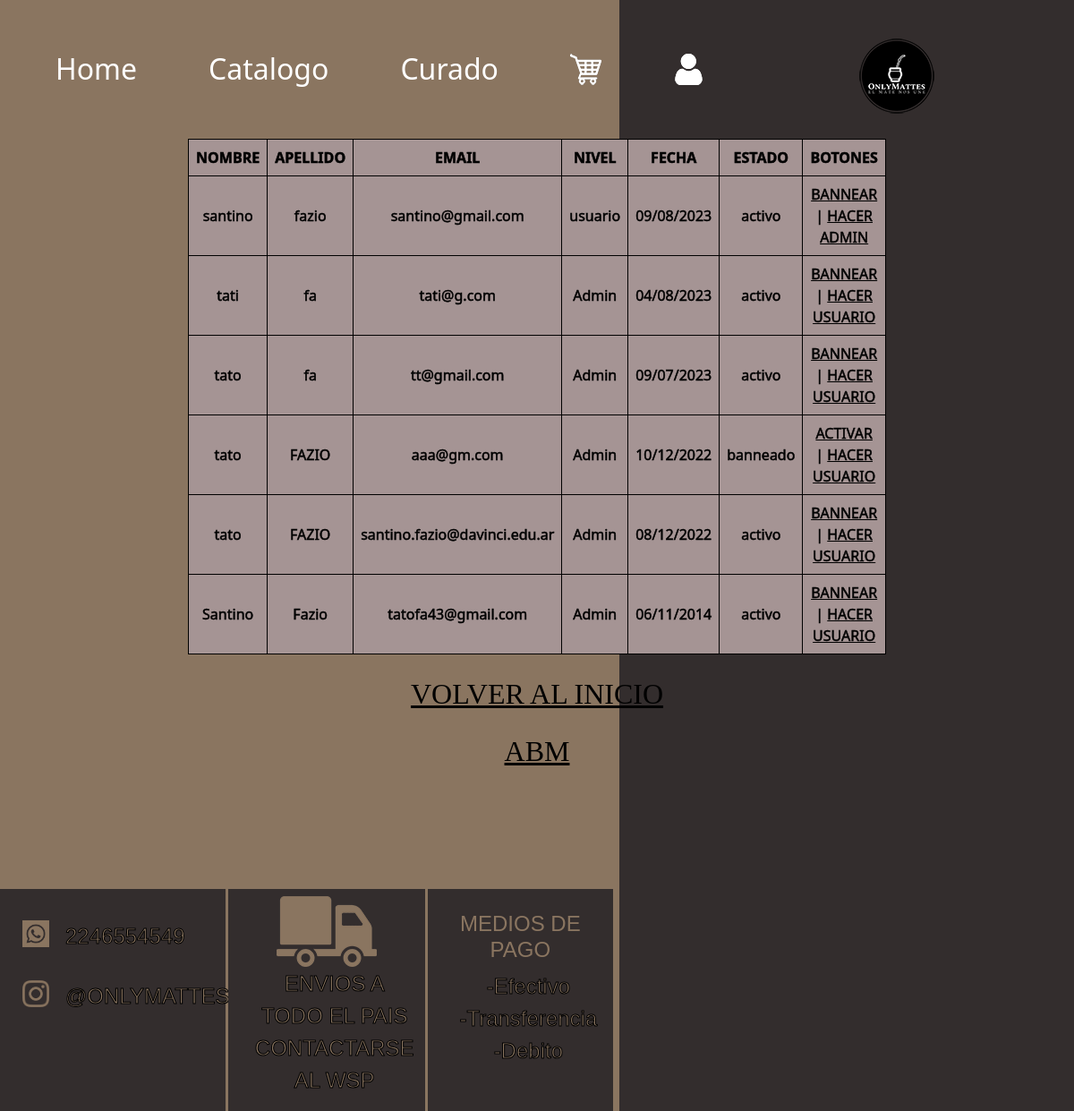
Page /login/admin/index.php (signed in) on the committed database.
### tables this page shows
CREATE TABLE `usuarios` (
  `ID` int(8) UNSIGNED NOT NULL,
  `NOMBRE` varchar(100) DEFAULT NULL,
  `APELLIDO` varchar(100) DEFAULT NULL,
  `EMAIL` varchar(100) NOT NULL,
  `CLAVE` varchar(100) DEFAULT NULL,
  `NIVEL` varchar(100) DEFAULT NULL,
  `FECHA_ALTA` datetime DEFAULT NULL,
  `ESTADO` enum('activo','banneado') NOT NULL DEFAULT 'activo'
);

### login/admin/index.php (the view, shortened to what this page needs)
<?php
$cnx = mysqli_connect('localhost', 'root', '', 'basedatos');
$c = "SELECT ID,NIVEL, IFNULL(NOMBRE, '----') AS NOMBRE, ESTADO, IFNULL(APELLIDO, '----') AS APELLIDO, EMAIL, DATE_FORMAT( FECHA_ALTA, '%d/%m/%Y' ) AS FECHA FROM usuarios ORDER BY FECHA_ALTA DESC";
$r = mysqli_query($cnx, $c);
?>
<?php
include_once 'header.php';
?>
<div class="tablaAdmin">
    <div class="tabla-responsive">
        <table class="tabla-usuarios">
            <thead>
                <tr>
                    <th>NOMBRE</th>
                    <th>APELLIDO</th>
                    <th>EMAIL</th>
                    <th>NIVEL</th>
                    <th>FECHA</th>
                    <th>ESTADO</th>
                    <th>BOTONES</th>
                </tr>
            </thead>
            <tbody>
                <?php
                while ($a = mysqli_fetch_assoc($r)) {
                    echo '<tr>';
                    echo '<td>' . $a['NOMBRE'] . '</td>';
                    echo '<td>' . $a['APELLIDO'] . '</td>';
                    echo '<td>' . $a['EMAIL'] . '</td>';
                    echo '<td>' . $a['NIVEL'] . '</td>';
                    echo '<td>' . $a['FECHA'] . '</td>';
                    echo '<td>' . $a['ESTADO'] . '</td>';
                    echo '<td>';
                    if ($a['ESTADO'] == 'activo') {
                        echo '<a href="bannear.php?id=' . $a['ID'] . '" class="mi-clase">BANNEAR</a>';
                    } else {
                        echo '<a href="no_bannear.php?id=' . $a['ID'] . '" class="mi-clase">ACTIVAR</a>';
                    }
                    echo ' | ';
                    if ($a['NIVEL'] == 'usuario') {
						echo '<a href="adminizar.php?id=' . $a['ID'] . '" class="mi-clase">HACER ADMIN</a>';
					} else {
						echo '<a href="no_adminizar.php?id=' . $a['ID'] . '" class="mi-clase">HACER USUARIO</a>';
					}
                    echo '</td>';
                    echo '</tr>';
                }
                ?>
            </tbody>
        </table>
    </div>
</div>
<div class="alinearVolverAlInicio ">
	<p><a href="../../index.php">VOLVER AL INICIO</a></p>
    <p><a href="AMB/productos.php">ABM</a></p>
</div>
<div class="">
    <div class="col-7">
        <?php
        include_once 'footer.php';
        ?>

### estilos/estilos.css (style rules this page uses)
body { background: linear-gradient(to right, #8a7560 57.7%, #332d2d 57.7%, #332d2d 100%); background-size: 100% auto; }
a { color: white; text-decoration: none; }
.tablaAdmin { display: flex; justify-content: center; align-items: center; margin-top: 20px; margin-bottom: 20px; }
.tabla-responsive { overflow-x: auto; }
.tabla-usuarios { text-align: center; display: table-caption; font-size: 1rem; color: black; -webkit-text-stroke: black 0.5px; border-collapse: collapse; width: 100%; background-color: rgb(165, 148, 148); }
.tabla-usuarios th, .tabla-usuarios td { padding: 8px; border: 1px solid black; }
.tabla-usuarios th { background-color: rgb(165, 148, 148); }
.tabla-usuarios tr:nth-child(even) { background-color: rgb(165, 148, 148); }
.mi-clase { color: black; text-decoration: underline; }
.alinearVolverAlInicio { text-align: center; }
div p a { color: black; font-size: 2em; font-family: Georgia, 'Times New Roman', Times, serif; }

### rows in the picture
usuarios: NOMBRE "santino", APELLIDO "fazio", EMAIL "santino@gmail.com", NIVEL "usuario", FECHA "09/08/2023", ESTADO "activo"
usuarios: NOMBRE "tati", APELLIDO "fa", EMAIL "tati@g.com", NIVEL "Admin", FECHA "04/08/2023", ESTADO "activo"
usuarios: NOMBRE "tato", APELLIDO "fa", EMAIL "tt@gmail.com", NIVEL "Admin", FECHA "09/07/2023", ESTADO "activo"
usuarios: NOMBRE "tato", APELLIDO "FAZIO", EMAIL "aaa@gm.com", NIVEL "Admin", FECHA "10/12/2022", ESTADO "banneado"
usuarios: NOMBRE "tato", APELLIDO "FAZIO", EMAIL "santino.fazio@davinci.edu.ar", NIVEL "Admin", FECHA "08/12/2022", ESTADO "activo"
usuarios: NOMBRE "Santino", APELLIDO "Fazio", EMAIL "tatofa43@gmail.com", NIVEL "Admin", FECHA "06/11/2014", ESTADO "activo"
